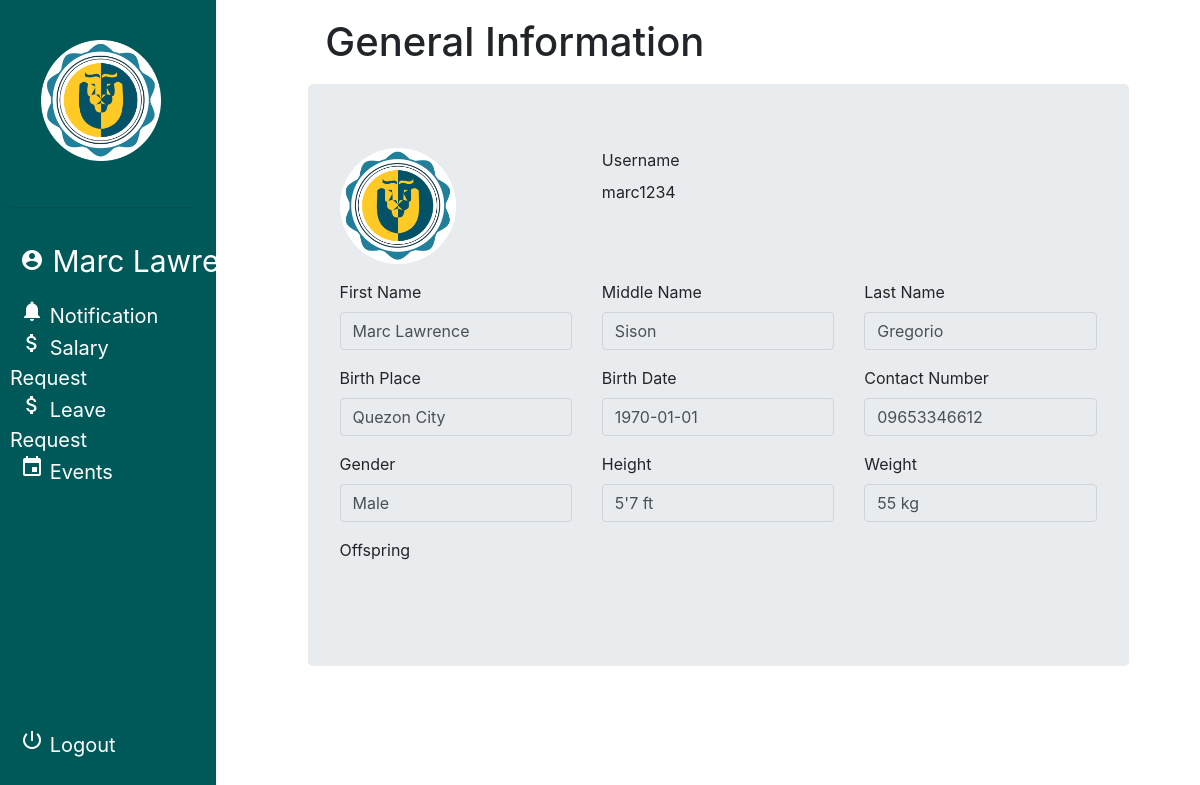
The app's page /profile.php (signed in), older data.
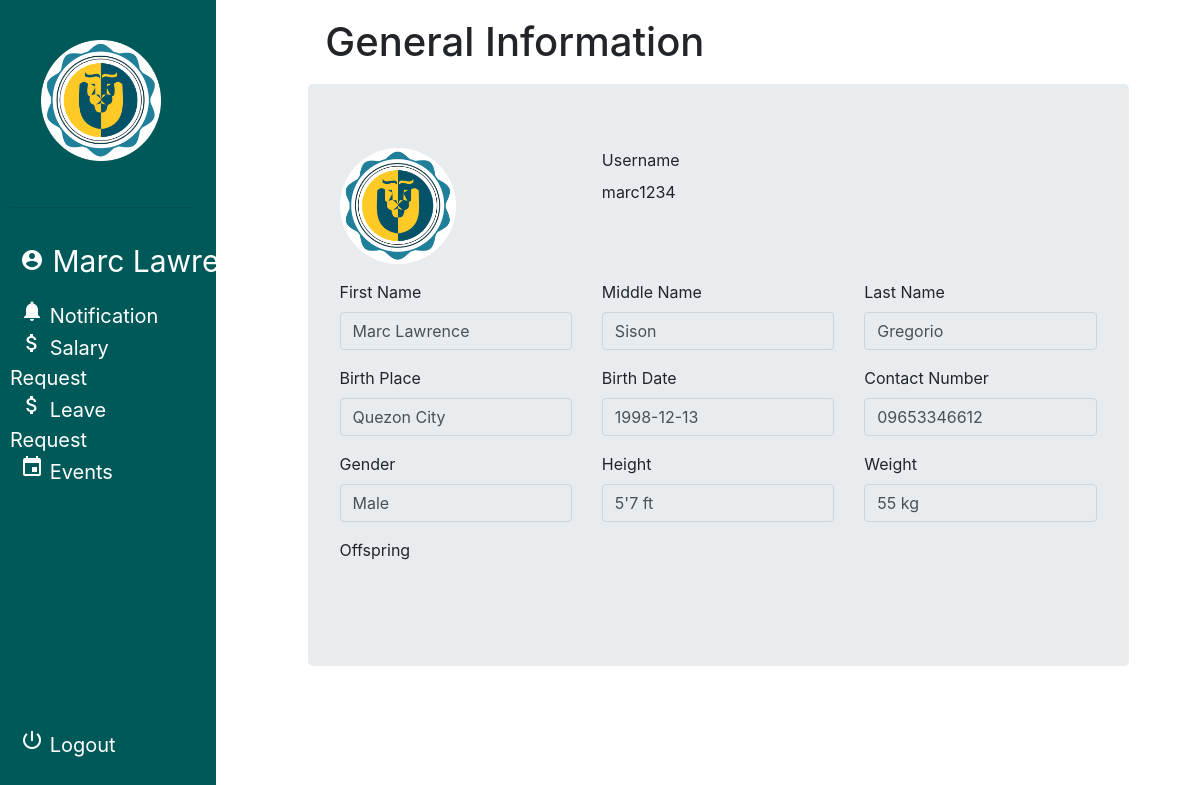
The same page, newer data.
### tables this page shows
CREATE TABLE `user` (
  `username` varchar(45) NOT NULL,
  `user_id` int(11) NOT NULL AUTO_INCREMENT,
  `email` varchar(45) NOT NULL,
  `password` varchar(255) NOT NULL,
  `date_registered` date NOT NULL,
  `status` enum('enabled','disabled') DEFAULT 'enabled',
  `type` enum('admin','user') DEFAULT 'user',
  PRIMARY KEY (`username`),
  UNIQUE KEY `user_id_UNIQUE` (`user_id`)
);

CREATE TABLE `user_info` (
  `user_id` int(11) NOT NULL,
  `first_name` varchar(45) DEFAULT NULL,
  `middle_name` varchar(45) DEFAULT NULL,
  `last_name` varchar(45) DEFAULT NULL,
  `birth_date` date DEFAULT NULL,
  `birth_place` varchar(45) DEFAULT NULL,
  `contact_number` varchar(45) DEFAULT NULL,
  `gender` enum('m','f') DEFAULT NULL,
  `height` varchar(45) DEFAULT NULL,
  `weight` int(3) DEFAULT NULL,
  `blood_type` enum('o','a','b','ab') DEFAULT NULL,
  `residential_address` varchar(45) DEFAULT NULL,
  `residential_zip` int(4) DEFAULT NULL,
  `residential_tel_no` varchar(45) DEFAULT NULL,
  `permanent_address` varchar(45) DEFAULT NULL,
  `permanent_zip` int(4) DEFAULT NULL,
  `permanent_tel_no` varchar(45) DEFAULT NULL,
  `citizenship` varchar(45) DEFAULT NULL,
  `religion` varchar(45) DEFAULT NULL,
  `civil_status` varchar(45) DEFAULT NULL,
  `sss_no` int(11) DEFAULT NULL,
  `tin` int(11) DEFAULT NULL,
  `philhealth_no` int(11) DEFAULT NULL,
  `pagibig_id_no` int(11) DEFAULT NULL,
  PRIMARY KEY (`user_id`),
  CONSTRAINT `user_id` FOREIGN KEY (`user_id`) REFERENCES `user` (`user_id`) ON DELETE CASCADE ON UPDATE CASCADE
);

### utilities/session.php (called while the page is built, shortened)
<?php
    $connect = Connect();
    if(isset($_SESSION['user'])){
        $current_user = $_SESSION['user'];
        $stmt = "SELECT * FROM user NATURAL JOIN user_info where username='$current_user' or email='$current_user'";
        $results = mysqli_query($connect, $stmt);
        $row = mysqli_fetch_array($results, MYSQLI_ASSOC);
        $username = $row['username'];
        $first_name = $row['first_name'];
        $middle_name = $row['middle_name'];
        $last_name = $row['last_name'];
        $birth_date = $row['birth_date'];
        $birth_place = $row['birth_place'];
        $contact_number = $row['contact_number'];
        $height = $row['height'];
        $weight = $row['weight'];
    }
?>

### profile.php (the view, shortened to what the changed rows need)
<?php
    include 'utilities/session.php';
?>
<!DOCTYPE html>
<html>
    <head>
        <link type="text/css" rel="stylesheet" href="../style/bootstrap/bootstrap.min.css" media="screen, projection">
        <link type="text/css" rel="stylesheet" href="../style/style.css" media="screen, projection">
    </head>
    <body style="overflow:hidden">
		<div class="row">
        	<div class="col-3">
				<?php include 'modules/sidenav.php';?>
			</div>
			<div class="col-9">
                <h1 style="margin:2% 2%;">General Information</h1>
                <div class="jumbotron" style="margin-right:8%;">
                    <div class="row">
                        <div class="form-group col-4">
                			<label for="first"> Username</label>
                			<p><?php echo "$username";?></p>
            			</div>
                    </div>
                    <div class="row">
        				<div class="form-group col-4">
            				<label for="first"> First Name</label>
            				<input type="text" id="first" class="form-control" value="<?php echo "$first_name";?>" disabled>
        				</div>
                        <div class="form-group col-4">
            				<label for="first"> Middle Name</label>
            				<input type="text" id="first" class="form-control" value="<?php echo "$middle_name";?>" disabled>
        				</div>
        				<div class="form-group col-4">
            				<label for="first"> Last Name</label>
            				<input type="text" id="first" class="form-control" value="<?php echo "$last_name";?>" disabled>
        				</div>
    				</div>
                    <div class="row">
                        <div class="form-group col-4">
            				<label for="birth_place"> Birth Place</label>
            				<input type="text" id="first" class="form-control" value="<?php echo "$birth_place";?>" disabled>
        				</div>
                        <div class="form-group col-4">
            				<label for="birth_date">Birth Date</label>
            				<input type="text" id="first" class="form-control" value="<?php echo "$birth_date";?>" disabled>
        				</div>
        				<div class="form-group col-4">
            				<label for="contact_number">Contact Number</label>
            				<input type="text" id="first" class="form-control" value="<?php echo "$contact_number";?>" disabled>
        				</div>
                    </div>
                    <div class="row">
                        <div class="form-group col-4">
            				<label for="height">Height</label>
            				<input type="text" id="first" class="form-control" value="<?php echo "$height";?> ft" disabled>
        				</div>
        				<div class="form-group col-4">
            				<label for="weight">Weight</label>
            				<input type="text" id="first" class="form-control" value="<?php echo "$weight";?> kg" disabled>
        				</div>
                    </div>
                </div>
			</div>
		</div>
    </body>
</html>

### modules/sidenav.php (shortened to what the changed rows need)
<!DOCTYPE html>
<html>
     <head>
        <link type="text/css" rel="stylesheet" href="../style/bootstrap/bootstrap.min.css" media="screen, projection">
        <link type="text/css" rel="stylesheet" href="../style/style.css" media="screen, projection">
    </head>
    <body>
        <nav id="sidebar">
            <ul class="list-unstyled components" style="text-align: left;">
                <li>
                    <a class="navbar-brand" href="../profile" id="user_name">
                        <i class="large material-icons">account_circle</i>
                        <?php echo "$first_name"; ?>
                    </a>
                </li>
            </ul>
        </nav>
    </body>
</html>

Row changes from the older to the newer data that the page shows:
changed user "marc1234": user.birth_date "1970-01-01" → "1998-12-13"
